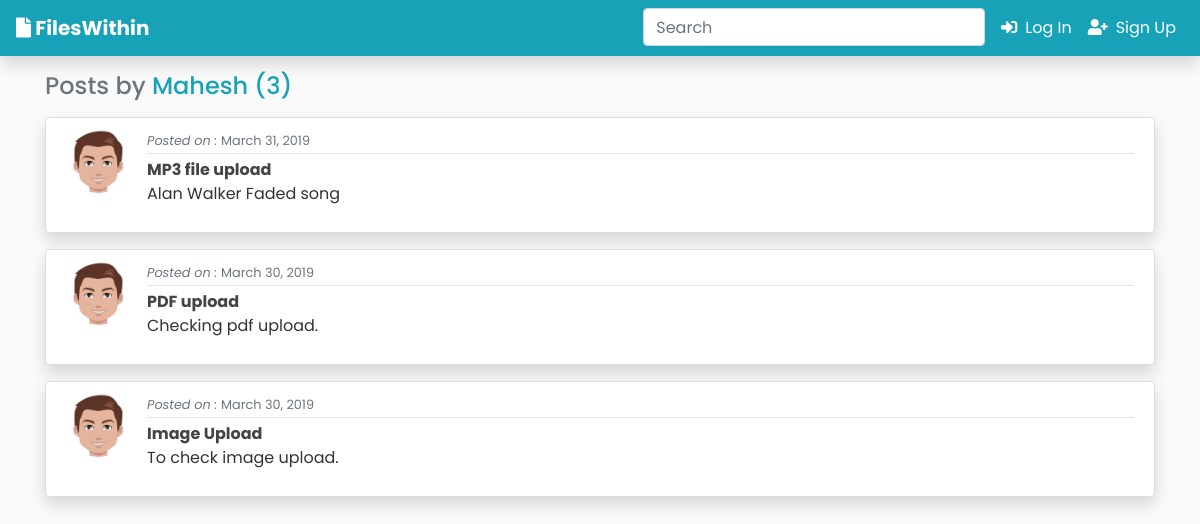
Screenshot of /user/Mahesh with the database file from the repository.
### blog/models.py (models this page shows, shortened)
class Post(models.Model):
	title = models.CharField(max_length=200)
	file = models.FileField(null=True,blank=True,upload_to='Files')
	content = models.TextField()
	date_posted = models.DateTimeField(default=timezone.now)
	author = models.ForeignKey(User, on_delete=models.CASCADE)

### users/models.py (models this page shows, shortened)
class Profile(models.Model):
    user = models.OneToOneField(User, on_delete=models.CASCADE)
    image = models.ImageField(default='default.jpg', upload_to='profile_pics')

### blog/views.py (the view)
# urls.py: path('user/<str:username>', UserPostListView.as_view(), name='user-posts'),
class UserPostListView(ListView):
    model = Post
    template_name = 'blog/user_posts.html'  # <app>/<model>_<viewtype>.html
    context_object_name = 'posts'
    paginate_by = 3
    def get_queryset(self):
        user = get_object_or_404(User, username=self.kwargs.get('username'))
        return Post.objects.filter(author=user).order_by('-date_posted')

### blog/templates/blog/user_posts.html (shortened to what this page needs)
{% extends "blog/base.html" %}
{% block content %}
<h4 class="mt-3 mb-3 text-muted">Posts by <span class="text-info">{{ view.kwargs.username }} ({{ page_obj.paginator.count }})</span></h4>
{% for post in posts %}
<article class="media mt-3 mb-3 content-section shadow rounded">
    <img class="rounded-circle article-img" src="{{ post.author.profile.image.url }}">
    <div class="media-body">
        <div class="article-metadata">
            <small class="text-muted"><i>Posted on : </i>{{ post.date_posted|date:"F d, Y" }}</small>
        </div>
        <a class="article-title" href="{% url 'post-detail' post.id %}"><strong>{{ post.title }}</strong></a>
        <p class="article-content">{{ post.content }}</p>
    </div>
</article>
{% endfor %}
</div>
{% endblock content %}

### blog/static/blog/main.css (style rules this page uses)
body { background: #fafafa; color: #333333; margin-top: 0; }
h1, h2, h3, h4, h5, h6 { color: #444444; }
.content-section { background: #ffffff; padding: 10px 20px; border: 1px solid #dddddd; border-radius: 3px; margin-bottom: 20px; }
.article-title { color: #444444; }
.article-content { white-space: pre-line; }
.article-img { height: 65px; width: 65px; margin-right: 16px; }
.article-metadata { padding-bottom: 1px; margin-bottom: 4px; border-bottom: 1px solid #e3e3e3 }

### rows the page displays
Post: author.profile.image (picture), date_posted "March 31, 2019", title "MP3 file upload", content "Alan Walker Faded song"
Post: author.profile.image (picture), date_posted "March 30, 2019", title "PDF upload", content "Checking pdf upload."
Post: author.profile.image (picture), date_posted "March 30, 2019", title "Image Upload", content "To check image upload."

### other values shown
{{ view.kwargs.username }} "Mahesh"
{{ page_obj.paginator.count }} "3"
